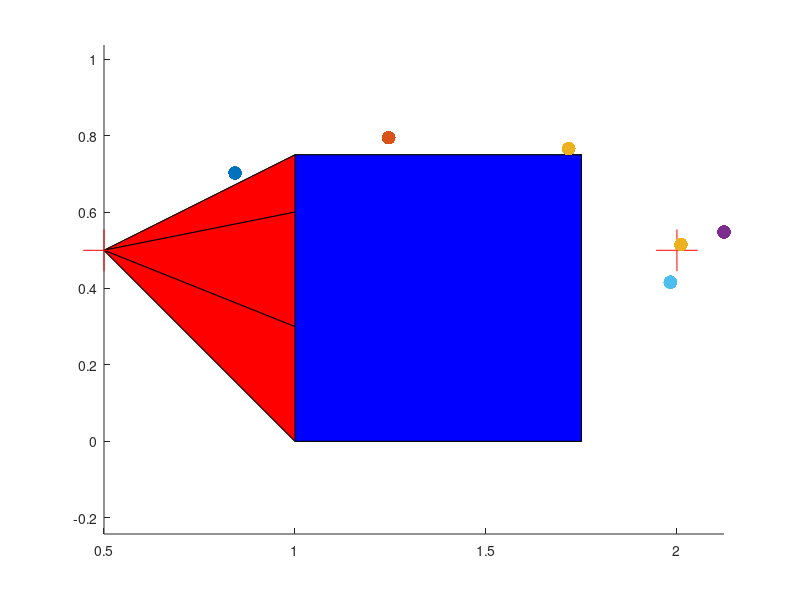

Write the MATLAB code that produced this figure. (Note: this script raises an error after producing the figure.)
clear all; close all; clc; clf;

hold on;
axis equal;

start = [0.5 0.5];
start_save = start;
destination = [2 0.5];

rectangle_pos = [1 0 0.75 0.75];

% Forbidden zones x
polygons_x = [
  [start(1) rectangle_pos(1) rectangle_pos(1) start(1)]; % Left triangle
  [start(1) rectangle_pos(1) rectangle_pos(1)+rectangle_pos(3) start(1)]; % Top triangle
  [start(1) rectangle_pos(1)+rectangle_pos(3) rectangle_pos(1)+rectangle_pos(3) start(1)]; % Right triangle
  [start(1) rectangle_pos(1) rectangle_pos(1)+rectangle_pos(3) start(1)]; % Bottom triangle
];

% Forbidden zones y
polygons_y = [
  [start(2) rectangle_pos(2)+rectangle_pos(4) rectangle_pos(2) start(2)]; % Left triangle
  [start(2) rectangle_pos(2)+rectangle_pos(4) rectangle_pos(2)+rectangle_pos(4) start(2)]; % Top triangle
  [start(2) rectangle_pos(2)+rectangle_pos(4) rectangle_pos(2) start(2)]; % Right triangle
  [start(2) rectangle_pos(2) rectangle_pos(2) start(2)]; % Bottom triangle
];

% Draw forbidden zones
for i = 1:size(polygons_x, 1)
  fill(polygons_x(i,:), polygons_y(i,:),'r');
endfor

function distance = points_distance(point_a, point_b)
    distance = sqrt(power(point_b(1) - point_a(1), 2) + power(point_b(2) - point_a(2), 2));
end

function inside = is_forbidden_point(point, polygons_x, polygons_y)
    inside = 0;

    for i = 1:size(polygons_x, 1)
      inside = inside | inpolygon([point(1)], [point(2)], polygons_x(i,:), polygons_y(i,:));
    endfor
end

function result = is_nearest(current, previous, dest)
    d_current = points_distance(current, dest);
    d_previous = points_distance(previous, dest);

    result = d_current < d_previous;
end

plot(start(1), start(2), '+r','MarkerSize', 30)
plot(destination(1), destination(2), '+r','MarkerSize', 30)
rectangle('Position', rectangle_pos, 'FaceColor', 'b');

% Robot's parameters
thetas_init = [deg2rad(90), 0, 0, 0, 0];
limbs_length = [1, 1, 1, 1, 1];
max_robot_length = sum(limbs_length);
num_steps = 10;
steps = [];

% Generate trajectory
for i = 1:num_steps
    % Parameters for the circle
    radius = 0.5;
    num_points = 50;

    % Generate random points inside the circle
    theta = 2 * pi * rand(1, num_points);
    r = radius * sqrt(rand(1, num_points));
    x = start(1) + r .* cos(theta);
    y = start(2) + r .* sin(theta);

    for j = 1:num_points
        proj = [x(j), y(j)];
        distance_from_start = points_distance(start_save, proj);

        if !is_forbidden_point(proj, polygons_x, polygons_y) && is_nearest(proj, start, destination) && distance_from_start > 0 && distance_from_start <= max_robot_length
          start = proj;
        endif
    endfor

    steps = [steps start'];
    plot(start(1), start(2), 'MarkerSize', 30)
end

% Make end effector follow the trajectory
thetas = thetas_init;
for i = 1:1
  thetas = newton_n(thetas, [steps(1,i), steps(2,i)]);
endfor

plot_robot(thetas);
